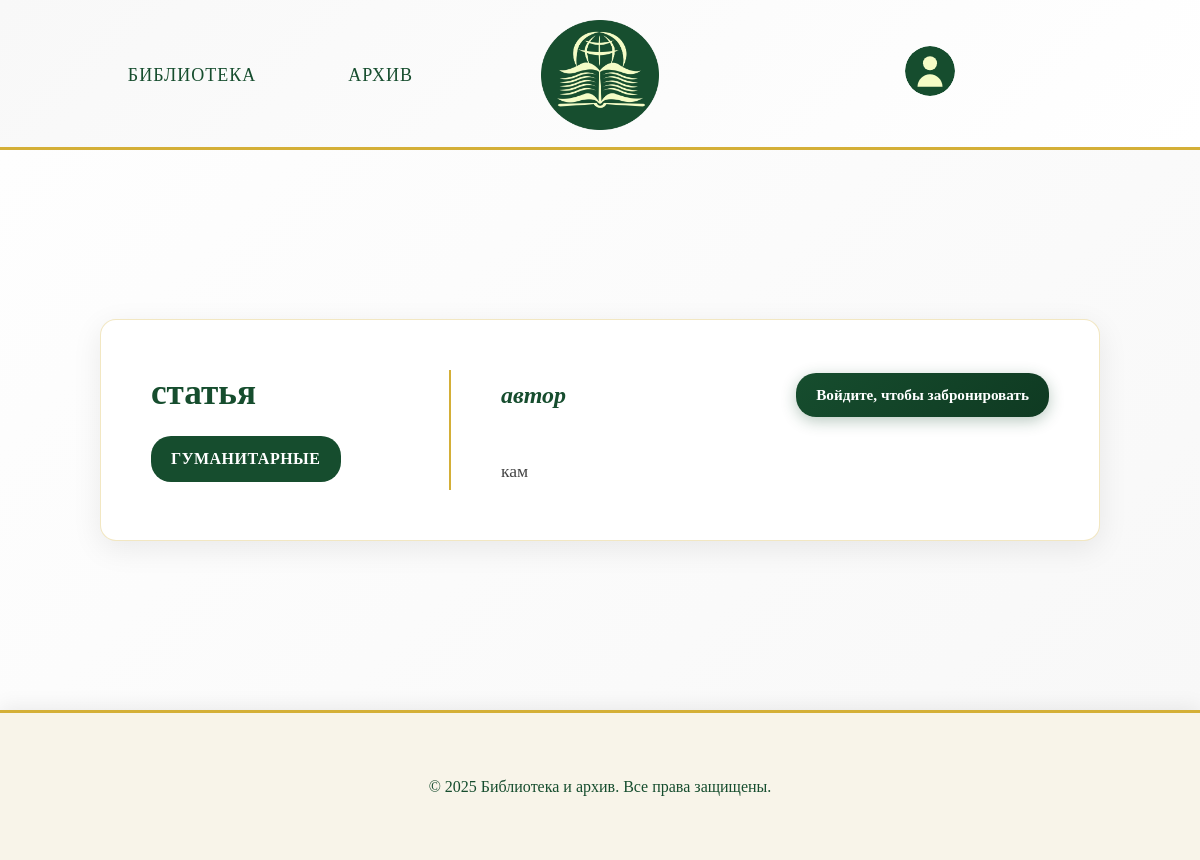
Page /article/3/ on the committed database.
### app/models.py (models this page shows, shortened)
class Article(models.Model):
    id = models.AutoField(primary_key=True)
    title = models.CharField(max_length=100, verbose_name='Название')
    author = models.CharField(max_length=50, verbose_name='Автор')
    description_short = models.TextField(verbose_name='Краткое описание')
    description_long = models.TextField(verbose_name='Подробное описание')
    year = models.IntegerField(verbose_name='Год публикации')
    quantity = models.CharField(
        max_length=13,
        verbose_name="В наличии",
        choices=[
            ('В наличии', 'В наличии'),
            ('Нет в наличии', 'Нет в наличии')
        ]
    )
    genre = models.CharField(
        max_length=100,
        verbose_name="Жанр",
        choices=[
            ('Технические', 'Технические'),
            ('Медицинские', 'Медицинские'),
            ('Химические', 'Химические'),
            ('Гуманитарные', 'Гуманитарные'),
        ]
    )
    class Meta:
        verbose_name = "статья"
        verbose_name_plural = "статьи"

### app/views.py (the view)
# urls.py: path('article/<int:article_id>/', views.article_detail, name='article_detail'),
def article_detail(request, article_id):
    article = get_object_or_404(Article, id=article_id)
    has_confirmed_reservation_from_others = ArticleReservation.objects.filter(
        article=article,
        status='reserved'
    ).exclude(user=request.user).exists() if request.user.is_authenticated else False
    user_reservation = None
    if request.user.is_authenticated:
        user_reservation = ArticleReservation.objects.filter(
            article=article,
            user=request.user
        ).first()
    if not request.user.is_authenticated:
        has_confirmed_reservation_from_others = ArticleReservation.objects.filter(
            article=article,
            status='reserved'
        ).exists()
    context = {
        'article': article,
        'has_confirmed_reservation_from_others': has_confirmed_reservation_from_others,
        'user_reservation': user_reservation
    }
    return render(request, 'app/article.html', context)

### templates/app/article.html (shortened to what this page needs)
<!DOCTYPE html>
<html lang="ru">
<head>
    {% load static %}
    <link rel="stylesheet" href="{% static 'css/style.css' %}" />
</head>
<body>
    <header>
        <nav>
            <ul class="menu-items">
                <li class="menu-item"><a href="{% url 'library' %}">Библиотека</a></li>
                <li class="menu-item"><a href="{% url 'archive' %}">Архив</a></li>
            </ul>
        </nav>
        <a href="{% url 'library' %}">
            <img src="{% static 'images/Group_2_2.png' %}" alt="Логотип" class="logo">
        </a>
        <a href="{% url 'profile' %}" class="profile-link">
            <img
            alt="Профиль" class="profile-icon">
        </a>
    </header>
    <main class="books-information">
        <div class="book-detail-card">
            <div class="book-left-side">
                <h2 class="book-title">{{ article.title }}</h2>
                <span class="book-genre">{{ article.genre }}</span>
            </div>
            <div class="book-right-side">
                <div class="author-and-availability">
                    <div class="book-author">{{ article.author }}</div>
                    <div class="book-availability-section">
                        {% if article.quantity == 'В наличии' and not has_confirmed_reservation_from_others %}
                            {% if user.is_authenticated %}
                                {% if user_reservation %}
                                    {% if user_reservation.status == 'pending' %}
                                    {% elif user_reservation.status == 'reserved' %}
                                    {% else %}
                                        <form method="post" action="{% url 'reserve_article' article.id %}" class="availability-form">
                                            {% csrf_token %}
                                            <button type="submit" class="reserve-btn">Забронировать</button>
                                        </form>
                                    {% endif %}
                                {% else %}
                                    <form method="post" action="{% url 'reserve_article' article.id %}" class="availability-form">
                                        {% csrf_token %}
                                        <button type="submit" class="reserve-btn">Забронировать</button>
                                    </form>
                                {% endif %}
                            {% else %}
                                <a href="{% url 'sign_in' %}" class="reserve-btn">Войдите, чтобы забронировать</a>
                            {% endif %}
                        {% else %}
                            {% if not user.is_authenticated or not user_reservation or user_reservation.status != 'reserved' %}
                                <div class="unavailable-text">Нет в наличии</div>
                            {% endif %}
                        {% endif %}
                    </div>
                </div>
                <p class="book-description">{{ article.description_long }}</p>
            </div>
        </div>
    </main>
    <footer class="footer">
        <p class="footer-copyright">&copy; 2025 Библиотека и архив. Все права защищены.</p>
    </footer>
</body>
</html>

### static/css/style.css (style rules this page uses)
* { margin: 0; padding: 0; box-sizing: border-box; }
body { width: 100vw; overflow-x: hidden; background-color: #f8f4e9; font-family: 'Georgia', 'Times New Roman', serif; color: #2c2c2c; line-height: 1.6; }
header { height: 150px; padding: 20px 40px; display: grid; grid-template-columns: 1fr min-content 1fr; align-items: center; gap: 40px; background: linear-gradient(135deg, #f8f8f8 0%, #ffffff 100%); border-bottom: 3px solid #d4af37; box-shadow: 0 2px 20px rgba(0, 0, 0, 0.08); }
.menu-items { display: flex; gap: 40px; flex-direction: row; justify-content: center; align-self: center; }
.menu-item { list-style: none; font-size: 18px; font-weight: 500; color: #164d2e; padding: 12px 24px; border: 2px solid transparent; border-radius: 8px; transition: all 0.3s ease; cursor: pointer; position: relative; text-transform: uppercase; letter-spacing: 1px; }
.menu-item a { text-decoration: none; color: #164d2e; }
.logo { height: 100%; width: auto; object-fit: contain; max-height: 110px; display: block; align-self: center; }
.profile-link { justify-self: center; align-self: center; }
.profile-icon { width: 50px; height: 50px; cursor: pointer; justify-self: center; align-self: center; border-radius: 50%; transition: all 0.3s ease; }
.book-title { font-size: 18px; color: #164d2e; margin-bottom: 10px; font-weight: 600; }
.book-author { color: #666; font-size: 14px; margin-bottom: 15px; }
.book-description { color: #888; font-size: 14px; line-height: 1.5; }
.book-genre { font-size: 16px; color: #164d2e; margin-bottom: 10px; }
.books-information { background: linear-gradient(135deg, #fefefe 0%, #f8f8f8 100%); min-height: 70vh; padding: 60px 20px; display: flex; justify-content: center; align-items: center; }
.book-detail-card { background: white; border-radius: 16px; padding: 50px; box-shadow: 0 8px 30px rgba(0, 0, 0, 0.08); border: 1px solid rgba(212, 175, 55, 0.3); max-width: 1000px; width: 100%; display: flex; gap: 50px; }
.book-left-side { flex: 0 0 300px; border-right: 2px solid #d4af37; padding-right: 40px; display: flex; flex-direction: column; justify-content: center; }
.book-left-side .book-title { font-size: 2.2rem; color: #164d2e; font-weight: 700; line-height: 1.3; margin-bottom: 20px; word-wrap: break-word; }
.book-left-side .book-genre { display: inline-block; background: #164d2e; color: white; padding: 10px 20px; border-radius: 20px; font-size: 1rem; font-weight: 600; text-transform: uppercase; letter-spacing: 0.5px; align-self: flex-start; }
.book-right-side { flex: 1; display: flex; flex-direction: column; justify-content: center; }
.book-right-side .book-description { font-size: 1.1rem; color: #444; line-height: 1.7; text-align: left; }
.footer { height: 150px; display: flex; justify-content: center; align-items: center; border-top: 3px solid #d4af37; box-shadow: 0 -2px 20px rgba(0, 0, 0, 0.08); }
.footer-copyright { font-size: 16px; color: #164d2e; margin: 0; }
.author-and-availability { display: flex; justify-content: space-between; align-items: center; gap: 30px; flex-wrap: wrap; margin-bottom: 15px; }
.book-right-side .book-author { font-size: 1.5rem; color: #164d2e; margin-bottom: 0; font-weight: 600; flex: 1; }
.book-availability-section { margin: 0; flex-shrink: 0; }
.reserve-btn { padding: 10px 20px; background: linear-gradient(135deg, #164d2e 0%, #0f3a22 100%); color: white; border: none; border-radius: 20px; font-size: 0.95rem; font-family: 'Georgia', 'Times New Roman', serif; font-weight: 600; cursor: pointer; transition: all 0.3s ease; box-shadow: 0 4px 15px rgba(22, 77, 46, 0.3); white-space: nowrap; text-decoration: none; display: inline-block; text-align: center; }
.book-title, .article-title { color: #164d2e; font-size: 1.1rem; margin-bottom: 10px; font-weight: 600; line-height: 1.3; }
.book-author, .article-author { color: #666; font-size: 0.9rem; margin-bottom: 8px; font-style: italic; }
.book-genre, .article-genre { color: #164d2e; font-size: 0.8rem; font-weight: 500; margin-bottom: 8px; display: inline-block; background: rgba(22, 77, 46, 0.1); padding: 4px 8px; border-radius: 12px; }

### rows in the picture
Article: title "статья", genre "ГУМАНИТАРНЫЕ", author "автор", description_long "кам"
